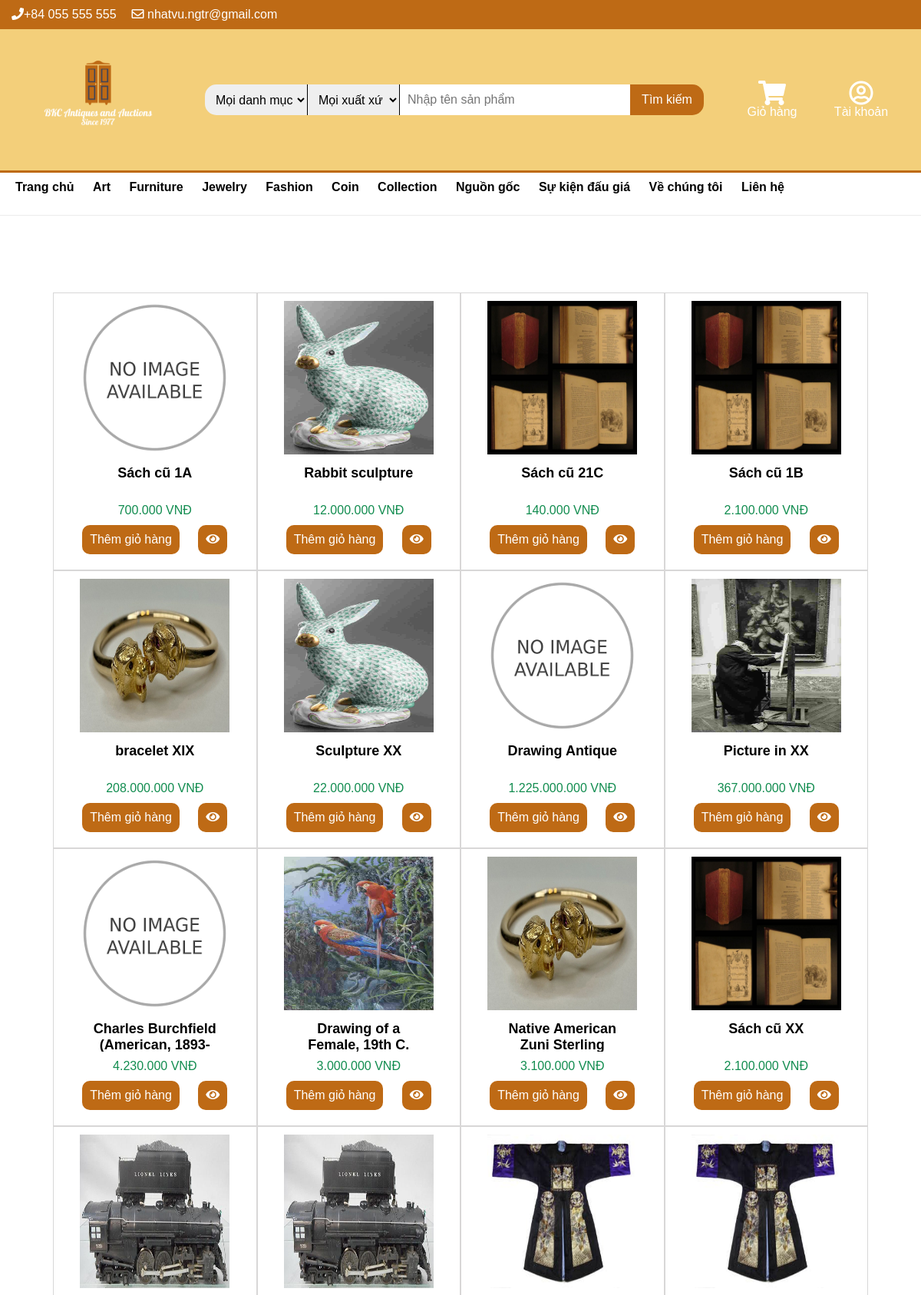
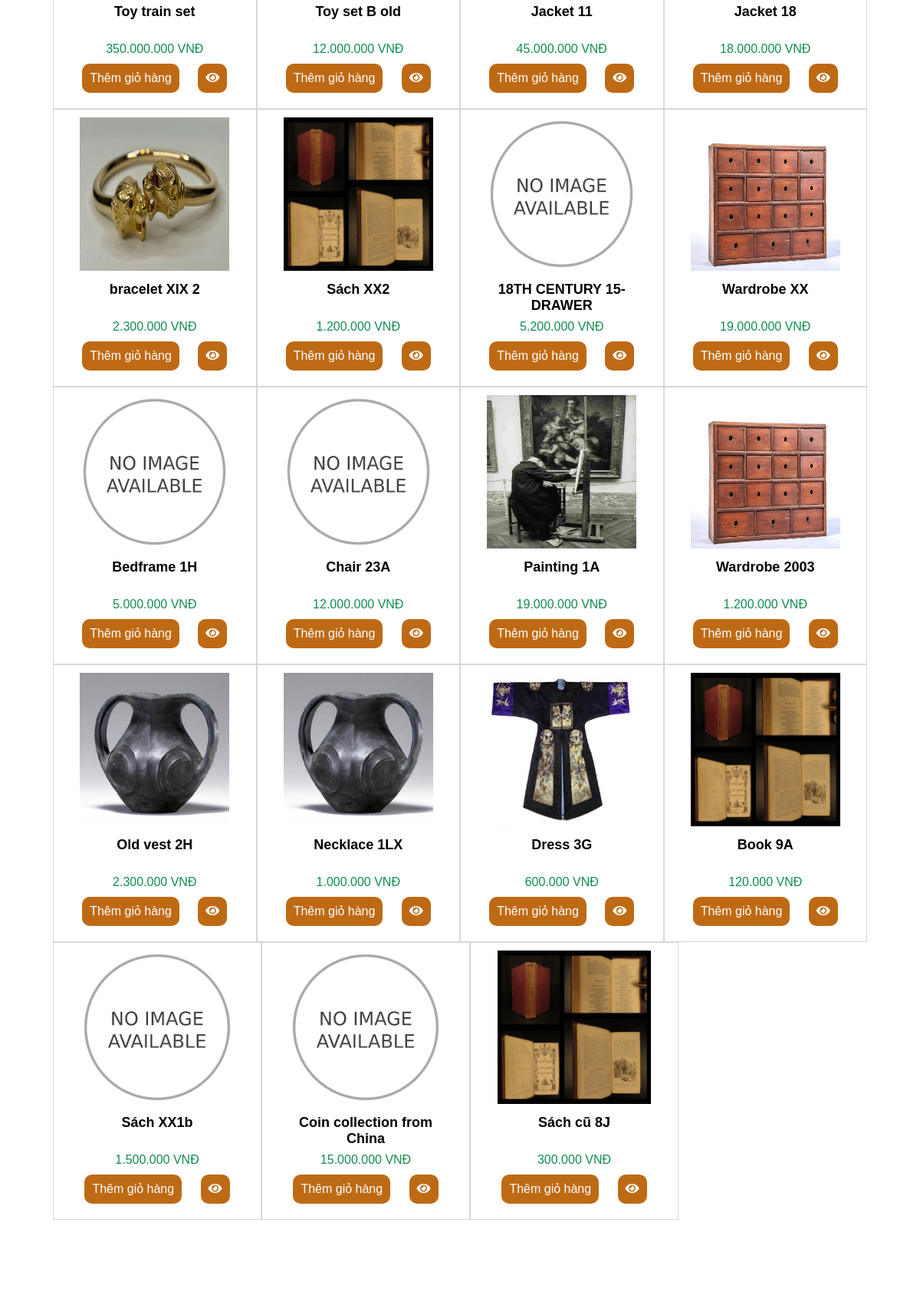
Page /Website_design_and_development/find.php (upper part) on the committed database (2 pictures, top to bottom).
### tables this page shows
CREATE TABLE `danh_muc` (
  `id` int(11) NOT NULL,
  `parent_id` int(11) DEFAULT NULL,
  `ten_danh_muc` varchar(100) NOT NULL
);

CREATE TABLE `san_pham` (
  `id` int(11) NOT NULL,
  `ten` varchar(128) NOT NULL,
  `gia` int(11) NOT NULL,
  `gia_nhap` int(128) NOT NULL,
  `ngay_nhap` date NOT NULL,
  `bao_hanh` int(3) DEFAULT NULL,
  `hinh_anh` varchar(200) DEFAULT NULL,
  `id_danh_muc` int(11) NOT NULL,
  `id_hang` int(11) NOT NULL,
  `mo_ta` varchar(1000) DEFAULT NULL,
  `status` tinyint(1) NOT NULL
);

### Website_design_and_development/find.php (the view, shortened to what this page needs)
<!DOCTYPE html>
<html lang="en">
<head>
	<link rel="stylesheet" href="css/main.css">
	<link rel="stylesheet" href="webfonts/all.css">
</head>
<body>
	<?php require_once 'includes/connect.php'; ?>
	<?php require_once 'includes/header.php'; ?>
	<section>
		<div class="container">
			<div class="show">
                <?php
                    $pro_name   = (isset($_GET['name']))    ? $_GET['name'] : "";
                ?>
                <?php
                    $sql = "SELECT sp.id, ten, gia, hinh_anh, id_danh_muc, id_hang FROM san_pham  AS sp
                        INNER JOIN danh_muc as dm
                        ON sp.id_danh_muc = dm.id
                        WHERE sp.ten LIKE '%$pro_name%' ";
                    $result = mysqli_query($connect, $sql);
                    if (mysqli_num_rows($result)) {
                        while ($row = mysqli_fetch_assoc($result)) {
				?>
				<div class="show-product">
					<a href="detail.php?id=<?=$row['id']; ?>">
						<img loading="lazy"src="images/product-picture/<?= $row['hinh_anh']; ?>" alt="">
					</a>
					<a href="detail.php?id=<?= $row['id']; ?>">
						<p class="show-name"><?= $row['ten']; ?></p>
					</a>
                    <p class="show-price"><?= number_format($row['gia'], 0, ',', '.'); ?> VNĐ</p>
                    <a href="cart.php?id=<?= $row['id']; ?>"><button>Thêm giỏ hàng</button></a>
                    <a href="detail.php?id=<?= $row['id']; ?>"><button><i class="fas fa-eye"></i></button></a>
                </div>
				<?php
                        }
                    }
                    else{
                        echo "<h2 style='text-align: center; color: red;'>
                            <i class='far fa-frown-open'></i> Không có sản phẩm phù hợp với bộ lọc, hãy thử tìm lại với từ khóa khác
                            </h2>";
                    }
				?>
			</div>
		</div>
	</section>
</body>
</html>

### Website_design_and_development/includes/header.php (shortened to what this page needs)
<?php
    require_once 'includes/connect.php';
?>
<header>
    <div id="top-header">
        <div class="container">
            <ul id="header-links">
                <li><i class="fas fa-phone"></i>+84 055 555 555</li>
                <li><i class="far fa-envelope"></i> nhatvu.ngtr@gmail.com</li>
            </ul>
        </div>
    </div>
    <div id="main-header">
        <div class="row">
            <div class="container">
                <div class="logo">
                    <a href="index.php">
                        <img width="120px" src="images/logo.png" alt="logo"/>
                    </a>
                </div>
                <form class="search-bar" action="find.php" method="GET">
                    <div class="search-cat">
                        <select name="cat">
                            <option value="">Mọi danh mục</option>
                        </select>
                    </div>
                    <div class="search-brand">
                        <select name="brand">
                            <option value="">Mọi xuất xứ</option>
                        </select>
                    </div>
                    <div class="search-pro">
                        <input type="text" placeholder="Nhập tên sản phẩm" name="name" />
                    </div>
                    <div class="search-btn">
                        <button type="submit">Tìm kiếm</button>
                    </div>
                </form>
                <div class="cart">
                    <a href="cart_detail.php">
                        <i class="fas fa-shopping-cart fa-2x"></i><br> Giỏ hàng
                    </a>
                </div>
                <div class="account-btn">
                    <?php
                        if (isset($_SESSION['username'])) {
                    ?>
                        <a href='account.php'>
                            <i class="far fa-user-circle fa-2x"></i>
                            <br>
                            <?php echo $_SESSION['username']; ?>
                        </a>
                    <?php
                        }else{
                    ?>
                        <a href='sign.php'>
                            <i class="far fa-user-circle fa-2x"></i>
                            <br>
                            Tài khoản
                        </a>
                    <?php
                        }
                    ?>
                </div>
            </div>
        </div>
            <ul class="nav-links">
                <div class="container">
                    <li><a href="index.php">Trang chủ</a></li>
                    <?php
                        $sql = "SELECT * FROM danh_muc WHERE parent_id IS NULL";
                        $result = mysqli_query($connect, $sql);
                        while ($row = mysqli_fetch_assoc($result)) {
                    ?>
                        <li><a href="find.php?cat=<?= $row['id']; ?>"><?= ucwords($row['ten_danh_muc']); ?></a>
                        </li>
                    <?php
                        }
                    ?>
                    <li>Nguồn gốc
                    </li>
                    <li><a href="event.php">Sự kiện đấu giá</a></li>
                    <li><a href="#">Về chúng tôi</a></li>
                    <li><a href="#">Liên hệ</a></li>
               </div>
            </ul>
    </div>
</header>

### Website_design_and_development/css/main.css (style rules this page uses)
* { margin: 0px; padding: 0px; -webkit-box-sizing: border-box; box-sizing: border-box; font-size: 100%; font-family: Arial, Helvetica, sans-serif; }
body { background-color: white; }
.container { padding-right: 10px; padding-left: 10px; margin-right: auto; margin-left: auto; max-width: 1300px; }
a { color: white; text-decoration: none; }
button { color: white; }
header { display: block; width: 100%; }
#top-header { color: white; background-color: #be6a15; width: 100%; min-height: 2rem; }
#top-header .container { display: -webkit-box; display: -ms-flexbox; display: flex; -ms-flex-wrap: wrap; flex-wrap: wrap; -ms-flex-pack: distribute; justify-content: space-around; padding: 5px; }
#header-links { -webkit-box-flex: 1; -ms-flex: 1 1 200px; flex: 1 1 200px; display: -webkit-box; display: -ms-flexbox; display: flex; -ms-flex-wrap: wrap; flex-wrap: wrap; width: 40%; }
#header-links li { list-style: none; padding: 5px 10px 5px 10px; }
.row { background-color: #f3cf7a; padding: 10px; width: 100%; min-height: 8rem; border-bottom: 3px solid #be6a15; }
.row .container { display: -webkit-box; display: -ms-flexbox; display: flex; -ms-flex-pack: distribute; justify-content: space-around; -ms-flex-wrap: wrap; flex-wrap: wrap; -webkit-box-align: center; -ms-flex-align: center; align-items: center; }
.logo { min-width: 200px; float: left; text-align: center; }
.logo img { height: 10em; width: 10em; }
.search-bar { -webkit-box-flex: 1; -ms-flex: 1 1 60%; flex: 1 1 60%; max-width: 60%; max-height: 50%; display: -webkit-box; display: -ms-flexbox; display: flex; -webkit-box-align: center; -ms-flex-align: center; align-items: center; -webkit-box-pack: center; -ms-flex-pack: center; justify-content: center; }
.search-cat select { padding-left: 10px; border: none; border-right: 0.1px solid black; border-radius: 15px 0px 0px 15px; min-width: 6rem; height: 2.5rem; outline: none; }
.search-brand select { padding-left: 10px; border: none; border-right: 0.1px solid black; min-width: 4rem; max-width: 7.5rem; height: 2.5rem; outline: none; }
.search-pro input[type="text"] { padding-left: 10px; border: none; width: 100%; min-width: 300px; max-width: 600px; height: 2.5rem; outline: none; }
.search-btn button { min-width: 6em; height: 2.5rem; color: white; background-color: #be6a15; border: none; border-radius: 0px 15px 15px 0px; font-size: 1rem; cursor: pointer; outline: none; }
.cart, .account-btn { display: inline-block; text-align: center; width: 100px; margin: 30px 0px; }
.nav-links { background-color: white; min-height: 7vh; border-bottom: 1px solid #ececec; -webkit-box-align: center; -ms-flex-align: center; align-items: center; font-weight: bold; }
.nav-links a { color: black; }
.nav-links li { position: relative; text-align: center; list-style: none; padding: 10px 10px 5px 10px; display: inline-table; }
.show { display: -webkit-box; display: -ms-flexbox; display: flex; justify-items: center; -webkit-box-pack: start; -ms-flex-pack: start; justify-content: start; -ms-flex-wrap: wrap; flex-wrap: wrap; width: 90%; margin: 100px auto; }
.show-product { -webkit-box-flex: 1; -ms-flex: 1 1 25%; flex: 1 1 25%; min-width: 7rem; max-width: 17rem; min-height: 300px; border-collapse: collapse; border: 0.2px solid #d8d7d7; padding: 10px; background-color: white; text-align: center; overflow: visible; }
.show-product img { width: 80%; max-height: 200px; height: 200px; -webkit-transition: all 0.7s ease; transition: all 0.7s ease; }
.show-product button { cursor: pointer; background-color: #be6a15; border: none; border-radius: 10px; outline: none; padding: 10px; margin: 10px; }
.show-name { height: 40px; width: 70%; margin: 10px auto; overflow: hidden; color: black; font-size: 18px; font-weight: bold; }
.show-price { overflow: hidden; color: #118C4F; }

### rows in the picture
danh_muc: ten_danh_muc "Art"
danh_muc: ten_danh_muc "Furniture"
danh_muc: ten_danh_muc "Jewelry"
danh_muc: ten_danh_muc "Fashion"
danh_muc: ten_danh_muc "Coin"
danh_muc: ten_danh_muc "Collection"
san_pham: hinh_anh (placeholder picture), ten "Sách cũ 1A", gia "700.000"
san_pham: hinh_anh (picture), ten "Rabbit sculpture", gia "12.000.000"
san_pham: hinh_anh (picture), ten "Sách cũ 21C", gia "140.000"
san_pham: hinh_anh (picture), ten "Sách cũ 1B", gia "2.100.000"
san_pham: hinh_anh (picture), ten "bracelet XIX", gia "208.000.000"
san_pham: hinh_anh (picture), ten "Sculpture XX", gia "22.000.000"
san_pham: hinh_anh (placeholder picture), ten "Drawing Antique", gia "1.225.000.000"
san_pham: hinh_anh (picture), ten "Picture in XX", gia "367.000.000"
san_pham: hinh_anh (placeholder picture), ten "Charles Burchfield (American,…", gia "4.230.000"
san_pham: hinh_anh (picture), ten "Drawing of a Female, 19th C.", gia "3.000.000"
san_pham: hinh_anh (picture), ten "Native American Zuni Sterling…", gia "3.100.000"
san_pham: hinh_anh (picture), ten "Sách cũ XX", gia "2.100.000"
san_pham: hinh_anh (picture), ten "Toy train set", gia "350.000.000"
san_pham: hinh_anh (picture), ten "Toy set B old", gia "12.000.000"
san_pham: hinh_anh (picture), ten "Jacket 11", gia "45.000.000"
san_pham: hinh_anh (picture), ten "Jacket 18", gia "18.000.000"
san_pham: hinh_anh (picture), ten "bracelet XIX 2", gia "2.300.000"
san_pham: hinh_anh (picture), ten "Sách XX2", gia "1.200.000"
san_pham: hinh_anh (placeholder picture), ten "18TH CENTURY 15-DRAWER…", gia "5.200.000"
san_pham: hinh_anh (picture), ten "Wardrobe XX", gia "19.000.000"
san_pham: hinh_anh (placeholder picture), ten "Bedframe 1H", gia "5.000.000"
san_pham: hinh_anh (placeholder picture), ten "Chair 23A", gia "12.000.000"
san_pham: hinh_anh (picture), ten "Painting 1A", gia "19.000.000"
san_pham: hinh_anh (picture), ten "Wardrobe 2003", gia "1.200.000"
san_pham: hinh_anh (picture), ten "Old vest 2H", gia "2.300.000"
san_pham: hinh_anh (picture), ten "Necklace 1LX", gia "1.000.000"
san_pham: hinh_anh (picture), ten "Dress 3G", gia "600.000"
san_pham: hinh_anh (picture), ten "Book 9A", gia "120.000"
san_pham: hinh_anh (placeholder picture), ten "Sách XX1b", gia "1.500.000"
san_pham: hinh_anh (placeholder picture), ten "Coin collection from China", gia "15.000.000"
san_pham: hinh_anh (picture), ten "Sách cũ 8J", gia "300.000"
